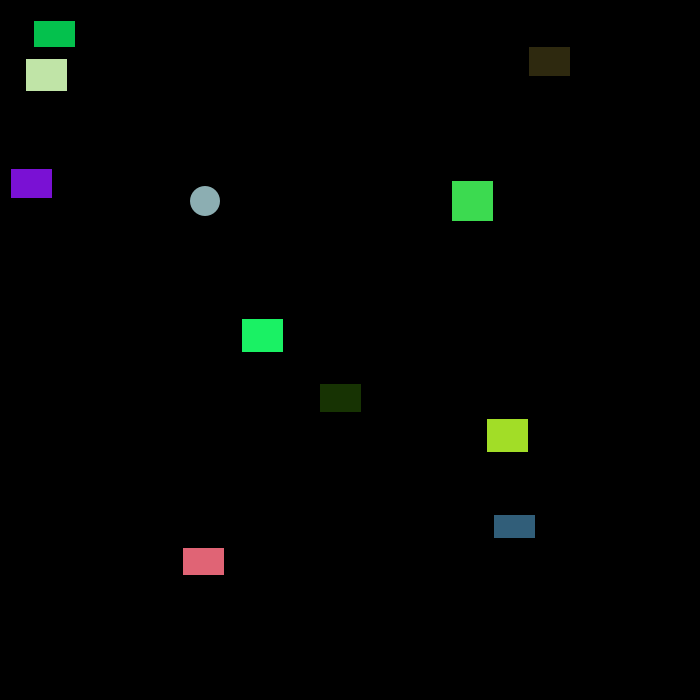
Frame 1 (no input)
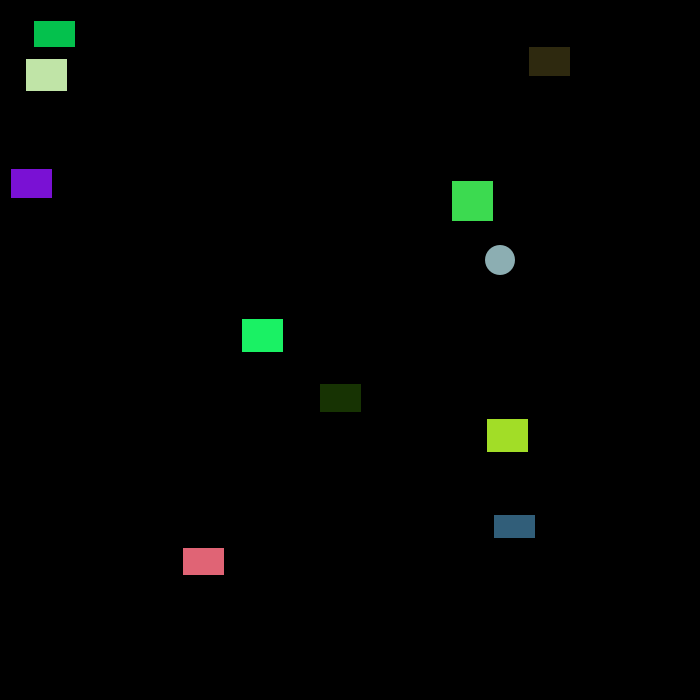
Frame 60 (the mouse pressed at the canvas centre just before this capture)
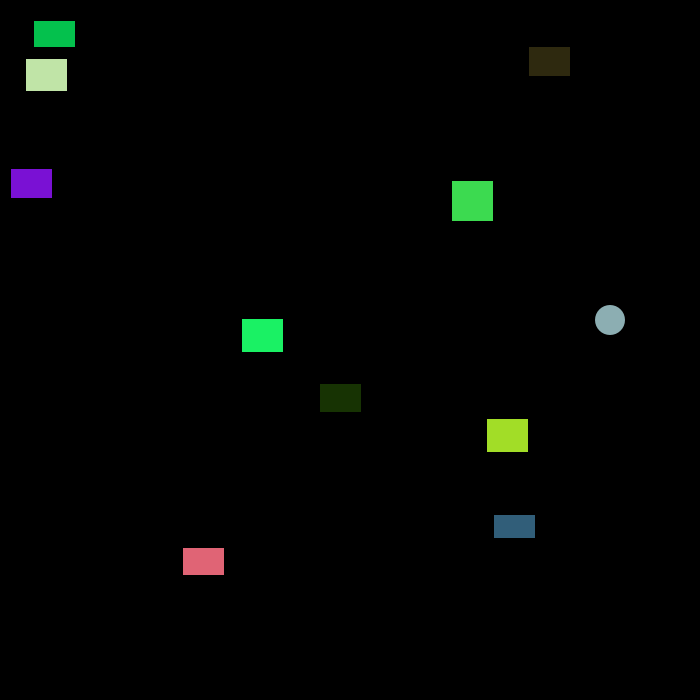
Frame 120 (the mouse held since frame 60 and released just before this capture)

The Processing sketch that drew these frames (run headless with seeded random() and noise(); from frame 60 on, the mouse is pressed at the canvas centre):

// Processing sketch: processing_178730
// ── processing_178730.pde

Ball b;
ArrayList<Ract> sawg = new ArrayList<Ract>();
boolean keyup,keyleft,keyright,keyspace,keydown;
void setup()
{
  size(700,700);
  b = new Ball(200,200,5,1);
  for(int i = 0;i < 10;i++){
    sawg.add(new Ract());
  }
}

void draw()
{
  background(0);
  b.drawBall();
  for (int i = 0; i < sawg.size(); i++){
    Ract r = sawg.get(i);
    r.Draw();
   if (keyleft)
  { 
    if(r.xp > 0){
      r.xp -= 10;
    }
  }
  if (keyright)
  {
    if(r.xp < width - r.sizet){
      r.xp += 10;
    }
  }
  if (keyup)
  {
    if(r.yp > 0){
       r.yp -= 10;
    }
  }
  if (keydown)
  {
    if(r.yp < height - r.size){
       r.yp += 10; 
    }
  }
  }
}

void keyPressed()
{
  if (keyCode == UP)   keyup = true;
  if (keyCode == LEFT) keyleft = true;
  if (keyCode == RIGHT)keyright = true;
  if (keyCode == DOWN) keydown = true;
  if (key == ' ')      keyspace = true;
}
void keyReleased()
{
  if (keyCode == UP)   keyup = false;
  if (keyCode == LEFT) keyleft = false;
  if (keyCode == RIGHT)keyright = false;
  if (keyCode == DOWN) keydown = false;
  if (key == ' ')      keyspace = false;
}

class Ball
{
  float xpos;
  float ypos;
  float xvel;
  float yvel;
  float s;
  
  Ball(float x, float y, float xv, float yv)
  {
    xpos = x;
    ypos = y;
    xvel = xv;
    yvel = yv;
    s = 30;
  }
  
  void drawBall()
  {
    xpos += xvel;
    ypos += yvel;
    
    if ((xpos < 0) || (xpos > width))  xvel *= -1;
    if ((ypos < 0) || (ypos > height))  yvel *= -1;
    
    fill(#8CAEB2);
    noStroke();
    ellipse(xpos,ypos,s,s);
  }
  float calculateDistance(float dx,float dy){
    //println(str(sqrt(pow(xpos - dx,2) + pow(ypos - dy,2))) + " " + str(dist(xpos,dx,ypos,dy)));
     return sqrt(pow(xpos - dx,2) + pow(ypos - dy,2));
     //return dist(xpos,dx,ypos,dy);
  }
}

class Ract{
  float xp;
  float yp;
  float size;
  float sizet;
  color c;
  color oldc;
  Ract(){
    xp = random(width);
    yp = random(height);
    size = random(20,40);
    sizet = random(40,20);
    c = color(random(255),random(255),random(255));
  }
  void Draw(){
    
    if(b.calculateDistance(xp,yp) < 30)
    {
       fill(255,0,0);
       stroke(255,0,0);
    } else { 
      fill(c);
      stroke(c);
    }
    rect(xp,yp,sizet,size);
  
  }
}
